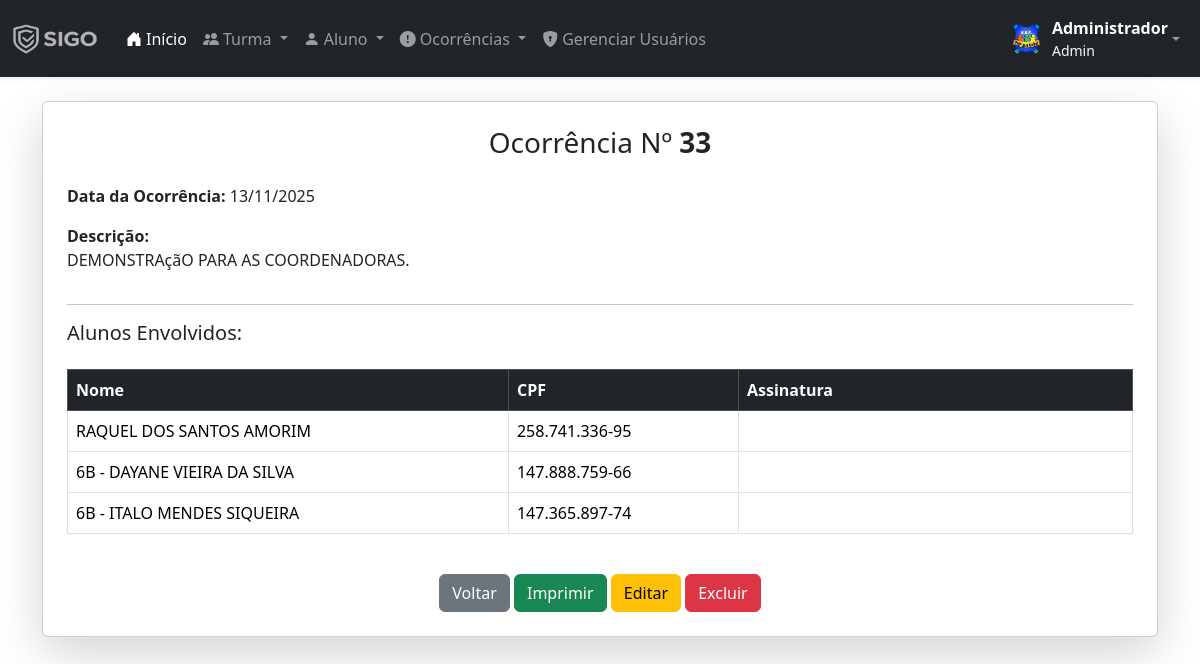
Page /ver-ocorrencia.php?id=33 (signed in) on the committed database.
### tables this page shows
CREATE TABLE `ocorrencia` (
  `id` int(11) NOT NULL,
  `data` date NOT NULL,
  `descricao` text NOT NULL
);

CREATE TABLE `alunos` (
  `id` int(11) NOT NULL,
  `nome` varchar(255) NOT NULL,
  `rg` varchar(30) NOT NULL,
  `cpf` varchar(20) NOT NULL,
  `endereco` varchar(255) NOT NULL,
  `tel` varchar(80) NOT NULL,
  `escolaridade` varchar(50) NOT NULL,
  `turma` int(10) NOT NULL
);

CREATE TABLE `turma` (
  `id` int(50) NOT NULL,
  `ano` varchar(50) NOT NULL,
  `turma` varchar(50) NOT NULL
);

### ver-ocorrencia.php (the view, shortened to what this page needs)
<?php
require('includes/conexao.php');
?>
<!DOCTYPE html>
<html lang="pt-BR">
<?php
include('layout/head.php');
?>
<head>
</head>
<body>
    <?php include('layout/menu.php'); ?>
    <div class="container mt-4">
        <?php
        $ocorrencia_id = intval($_GET['id']);
        $sql = "SELECT * FROM ocorrencia WHERE id = $ocorrencia_id";
        $res = mysqli_query($conn, $sql);
        $oc = mysqli_fetch_assoc($res);
        $data = date('d/m/Y', strtotime($oc['data']));
        $descricao = nl2br($oc['descricao']);
        ?>
        <div class="card shadow-lg p-4">
            <h3 class="text-center mb-4">Ocorrência Nº <strong><?php echo $ocorrencia_id; ?></strong></h3>
            <p><strong>Data da Ocorrência:</strong> <?php echo $data; ?></p>
            <p><strong>Descrição:</strong><br><?php echo $descricao; ?></p>
            <hr>
            <h5>Alunos Envolvidos:</h5>
            <table class="table table-bordered mt-3">
                <thead class="table-dark">
                    <tr>
                        <th>Nome</th>
                        <th>CPF</th>
                        <th width=37%>Assinatura</th>
                    </tr>
                </thead>
                <tbody>
                    <?php
                    $sql_alunos = "
                        SELECT
                            a.nome,
                            a.cpf,
                            t.ano,
                            t.turma
                        FROM ocorrencia_aluno oa
                        INNER JOIN alunos a ON a.id = oa.alunos_id
                        LEFT JOIN turma t ON t.id = a.turma
                        WHERE oa.ocorrencia_id = $ocorrencia_id
                        ORDER BY t.ano, t.turma, a.nome
                    ";
                    $res_alunos = mysqli_query($conn, $sql_alunos);
                    if (mysqli_num_rows($res_alunos) > 0) {
                        while ($aluno = mysqli_fetch_assoc($res_alunos)) {
                            $turma = "";
                            if (!empty($aluno['ano']) || !empty($aluno['turma'])) {
                                $turma = "{$aluno['ano']}{$aluno['turma']} - ";
                            }
                            echo "
                                <tr>
                                    <td>$turma {$aluno['nome']}</td>
                                    <td>{$aluno['cpf']}</td>
                                    <td></td>
                                </tr>
                                ";
                        }
                    } else {
                        echo "<tr><td colspan='3' class='text-center'>Nenhum aluno vinculado.</td></tr>";
                    }
                    ?>
                </tbody>
            </table>
            <div class="text-center mt-4 no-print">
                <a href="listar-ocorrencias.php" class="btn btn-secondary">Voltar</a>
                <button class="btn btn-success" onclick="window.print()">Imprimir</button>
                <a href="editar-ocorrencia.php?id=<?php echo $ocorrencia_id; ?>" class="btn btn-warning">Editar</a>
                <button class="btn btn-danger" onclick="confirmarExclusao(<?php echo $ocorrencia_id; ?>)">Excluir</button>
            </div>
        </div>
    </div>
</body>
</html>

### rows in the picture
ocorrencia: data "13/11/2025", descricao "DEMONSTRAçãO PARA AS COORDENADORAS."
alunos: nome "RAQUEL DOS SANTOS AMORIM", cpf "258.741.336-95"
alunos: turma.ano+turma "6B -", nome "DAYANE VIEIRA DA SILVA", cpf "147.888.759-66"
alunos: turma.ano+turma "6B -", nome "ITALO MENDES SIQUEIRA", cpf "147.365.897-74"

### other values in the picture
$usuarioNome "Administrador"
$usuarioNivel "Admin"
$ocorrencia_id "33"
